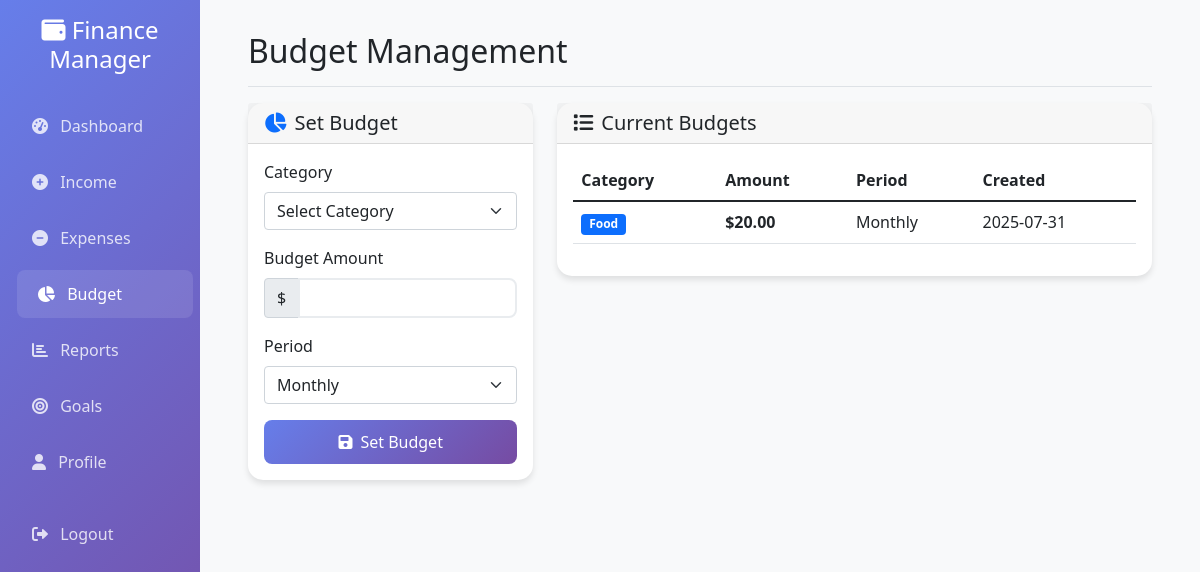
Screenshot of /budget (signed in) with the database file from the repository.
### app.py (models this page shows)
class Budget(db.Model):
    id = db.Column(db.Integer, primary_key=True)
    user_id = db.Column(db.Integer, db.ForeignKey('user.id'), nullable=False)
    category = db.Column(db.String(50), nullable=False)
    amount = db.Column(db.Numeric(10, 2), nullable=False)
    period = db.Column(db.String(20), nullable=False, default='monthly')  # monthly, yearly
    created_at = db.Column(db.DateTime, default=datetime.utcnow)

### app.py (the view, shortened to what this page needs)
@app.route('/budget', methods=['GET', 'POST'])
@login_required
def budget():
    budgets = Budget.query.filter_by(user_id=current_user.id).all()
    return render_template('budget.html', budgets=budgets)

### app.py (called while the page is built)
@login_manager.user_loader
def load_user(user_id):
    return User.query.get(int(user_id))

### templates/budget.html (shortened to what this page needs)
{% extends "base.html" %}
{% block content %}
<div class="container-fluid">
    <div class="d-flex justify-content-between flex-wrap flex-md-nowrap align-items-center pt-3 pb-2 mb-3 border-bottom">
        <h1 class="h2">Budget Management</h1>
    </div>
    <div class="row">
        <div class="col-lg-4">
            <div class="card">
                <div class="card-header">
                    <h5 class="mb-0"><i class="fas fa-chart-pie me-2 text-primary"></i>Set Budget</h5>
                </div>
                <div class="card-body">
                    <form method="POST">
                        <div class="mb-3">
                            <label for="category" class="form-label">Category</label>
                            <select class="form-select" id="category" name="category" required>
                                <option value="">Select Category</option>
                            </select>
                        </div>
                        <div class="mb-3">
                            <label for="amount" class="form-label">Budget Amount</label>
                            <div class="input-group">
                                <span class="input-group-text">$</span>
                                <input type="number" class="form-control" id="amount" name="amount" step="0.01" min="0" required>
                            </div>
                        </div>
                        <div class="mb-3">
                            <label for="period" class="form-label">Period</label>
                            <select class="form-select" id="period" name="period" required>
                                <option value="monthly">Monthly</option>
                            </select>
                        </div>
                        <button type="submit" class="btn btn-primary w-100">
                            <i class="fas fa-save me-2"></i>Set Budget
                        </button>
                    </form>
                </div>
            </div>
        </div>
        <div class="col-lg-8">
            <div class="card">
                <div class="card-header">
                    <h5 class="mb-0"><i class="fas fa-list me-2"></i>Current Budgets</h5>
                </div>
                <div class="card-body">
                    {% if budgets %}
                        <div class="table-responsive">
                            <table class="table table-hover">
                                <thead>
                                    <tr>
                                        <th>Category</th>
                                        <th>Amount</th>
                                        <th>Period</th>
                                        <th>Created</th>
                                    </tr>
                                </thead>
                                <tbody>
                                    {% for budget in budgets %}
                                    <tr>
                                        <td><span class="badge bg-primary">{{ budget.category }}</span></td>
                                        <td class="fw-bold">${{ "%.2f"|format(budget.amount) }}</td>
                                        <td>{{ budget.period.title() }}</td>
                                        <td>{{ budget.created_at.strftime('%Y-%m-%d') }}</td>
                                    </tr>
                                    {% endfor %}
                                </tbody>
                            </table>
                        </div>
                    {% else %}
                        <p class="text-muted text-center">No budgets set yet</p>
                    {% endif %}
                </div>
            </div>
        </div>
    </div>
</div>
{% endblock %}

### templates/base.html (style rules this page uses)
.card { border: none; border-radius: 15px; box-shadow: 0 4px 6px rgba(0,0,0,0.1); transition: transform 0.3s ease; }
.btn-primary { background: linear-gradient(135deg, #667eea 0%, #764ba2 100%); border: none; border-radius: 8px; padding: 10px 20px; }
.form-control { border-radius: 8px; border: 2px solid #e9ecef; }

### rows the page displays
Budget: category "Food", amount "20.00", period "Monthly", created_at "2025-07-31"
